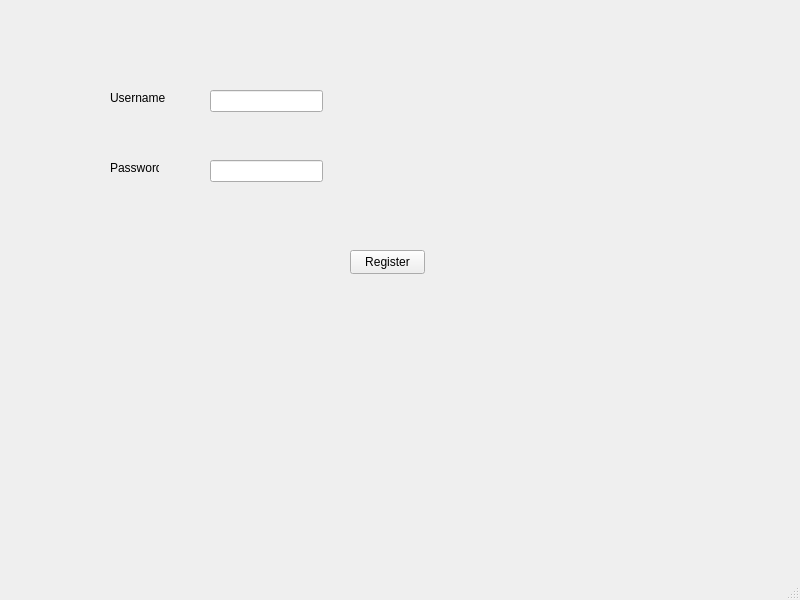
<?xml version="1.0" encoding="UTF-8"?>
<ui version="4.0">
 <class>MainWindow</class>
 <widget class="QMainWindow" name="MainWindow">
  <property name="geometry">
   <rect>
    <x>0</x>
    <y>0</y>
    <width>800</width>
    <height>600</height>
   </rect>
  </property>
  <property name="windowTitle">
   <string>MainWindow</string>
  </property>
  <widget class="QWidget" name="centralwidget">
   <widget class="QLabel" name="label">
    <property name="geometry">
     <rect>
      <x>110</x>
      <y>90</y>
      <width>111</width>
      <height>16</height>
     </rect>
    </property>
    <property name="text">
     <string>Username</string>
    </property>
   </widget>
   <widget class="QLineEdit" name="lineEdit">
    <property name="geometry">
     <rect>
      <x>210</x>
      <y>90</y>
      <width>113</width>
      <height>22</height>
     </rect>
    </property>
   </widget>
   <widget class="QLabel" name="label_2">
    <property name="geometry">
     <rect>
      <x>110</x>
      <y>160</y>
      <width>49</width>
      <height>16</height>
     </rect>
    </property>
    <property name="text">
     <string>Password</string>
    </property>
   </widget>
   <widget class="QPushButton" name="pushButton">
    <property name="geometry">
     <rect>
      <x>350</x>
      <y>250</y>
      <width>75</width>
      <height>24</height>
     </rect>
    </property>
    <property name="text">
     <string>Register</string>
    </property>
   </widget>
   <widget class="QLineEdit" name="lineEdit_2">
    <property name="geometry">
     <rect>
      <x>210</x>
      <y>160</y>
      <width>113</width>
      <height>22</height>
     </rect>
    </property>
   </widget>
  </widget>
  <widget class="QMenuBar" name="menubar">
   <property name="geometry">
    <rect>
     <x>0</x>
     <y>0</y>
     <width>800</width>
     <height>22</height>
    </rect>
   </property>
  </widget>
  <widget class="QStatusBar" name="statusbar"/>
 </widget>
 <resources/>
 <connections/>
</ui>
